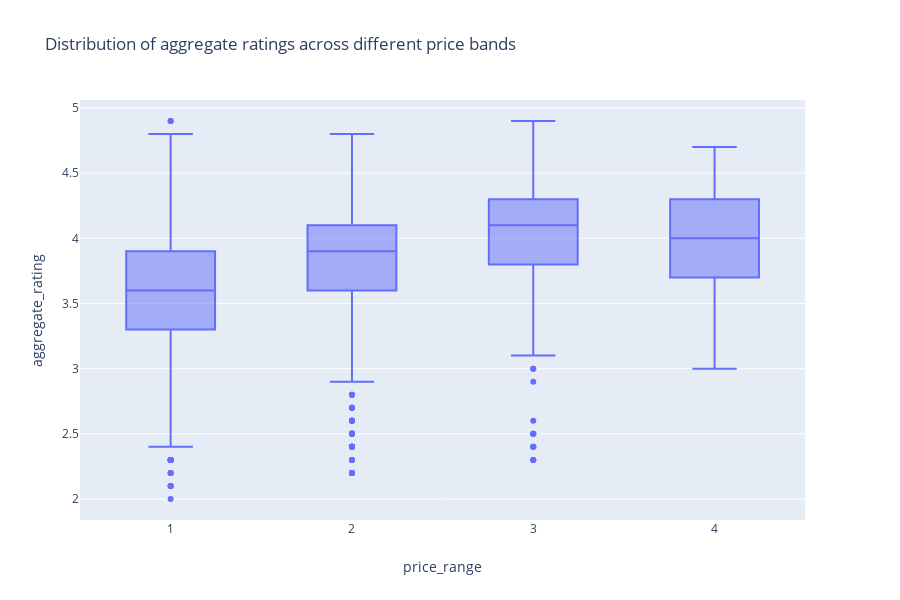

The notebook cell saved with this chart:
### Code cell
fig = px.box(rated_restaurants, x = 'price_range', y = 'aggregate_rating', 
            title = 'Distribution of aggregate ratings across different price bands')
fig.show()
#_ = sns.boxplot(x = 'price_range', y = 'aggregate_rating', data = rated_restaurants)

### Figure 1 — Plotly figure (JSON) as saved in the notebook; plotly's stock layout.template omitted (floating-point values rounded to 4 significant figures; data arrays with more than 128 entries replaced by an {"elided": "..."} marker saying what was removed)
{"data": [{"alignmentgroup": "True", "hoverlabel": {"namelength": 0}, "hovertemplate": "price_range=%{x}<br>aggregate_rating=%{y}", "legendgroup": "", "marker": {"color": "#636efa"}, "name": "", "notched": false, "offsetgroup": "", "orientation": "v", "showlegend": false, "type": "box", "x": {"elided": "1719 int values"}, "x0": " ", "xaxis": "x", "y": {"elided": "1719 float values"}, "y0": " ", "yaxis": "y"}], "layout": {"boxmode": "group", "height": 600, "legend": {"tracegroupgap": 0}, "title": {"text": "Distribution of aggregate ratings across different price bands"}, "xaxis": {"anchor": "y", "domain": [0, 0.98], "title": {"text": "price_range"}}, "yaxis": {"anchor": "x", "domain": [0, 1], "title": {"text": "aggregate_rating"}}}}
